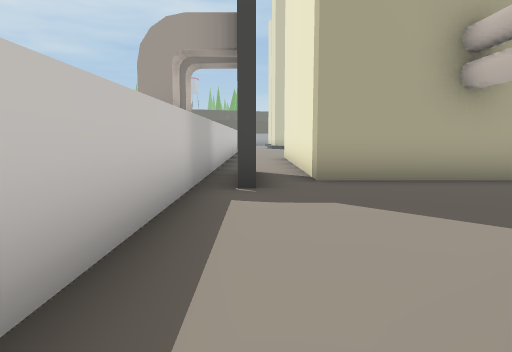
View 1 (above)

24 first-person views from a walk through a Unity game level. The camera is 1.4 m above the floor, tilts 6° down and sees 70° across. The floor is counted in squares, 2 m on a side. Each view is taken from the middle of a square. On the plan, view 1 faces up. The plan holds only what a view shows up to about 11 squares ahead; the rest is blank. The place goes on beyond the plan. The player is left out. Some animated figures are left out. Some surface patterns are stand-ins.

View 2
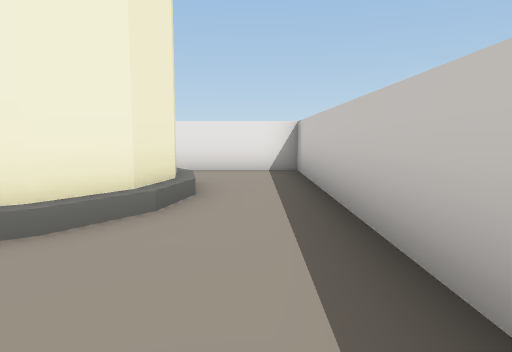

View 3
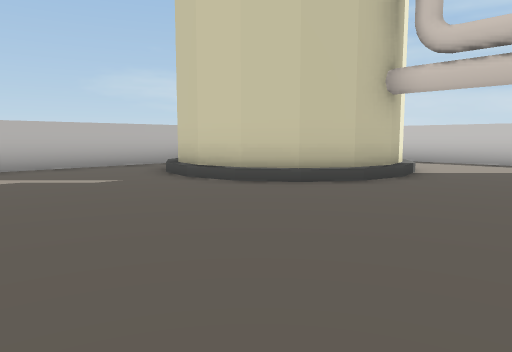

View 4
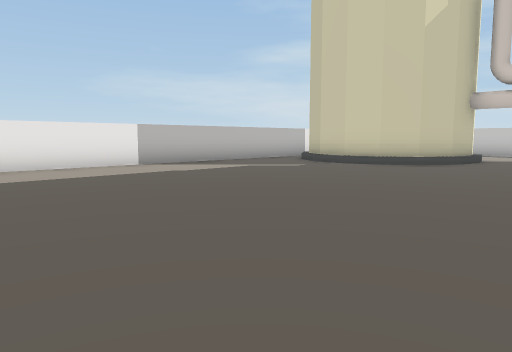

View 5
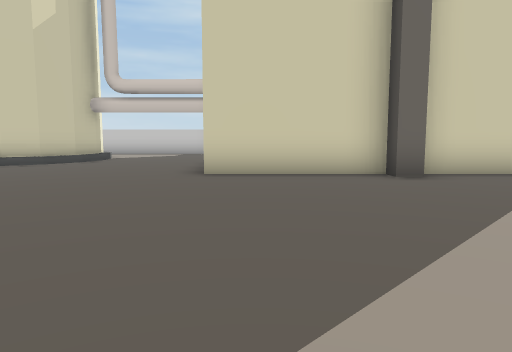

View 6
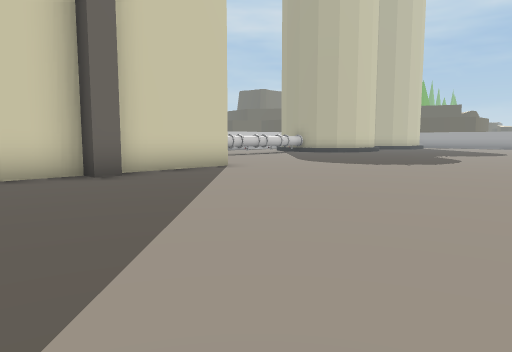

View 7
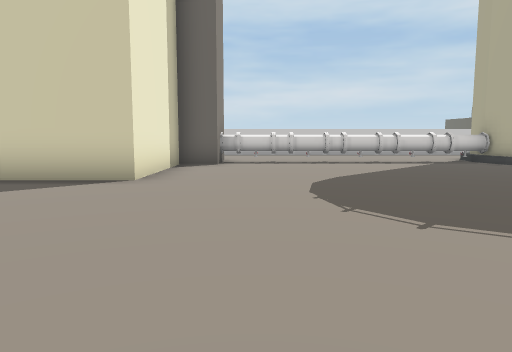

View 8
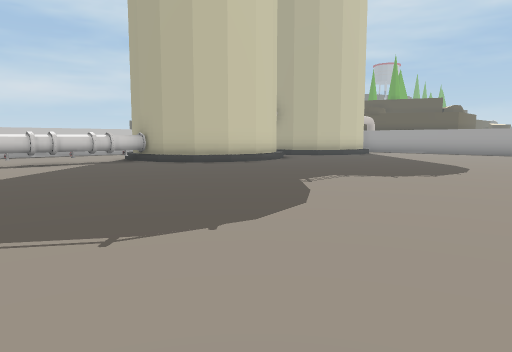

View 9
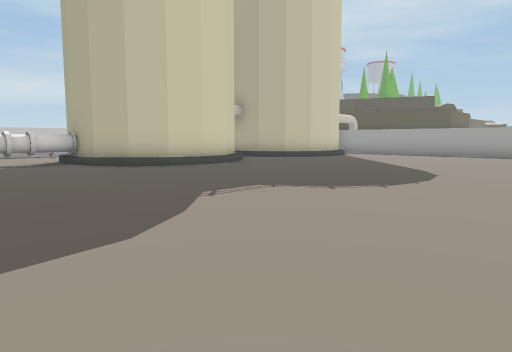

View 10
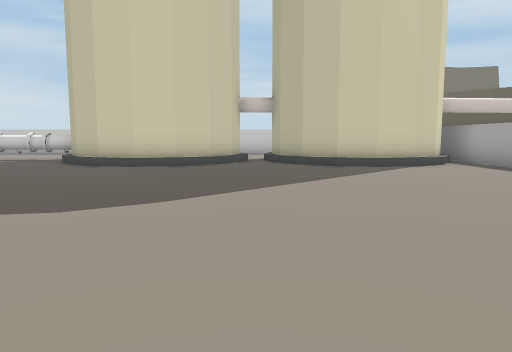

View 11
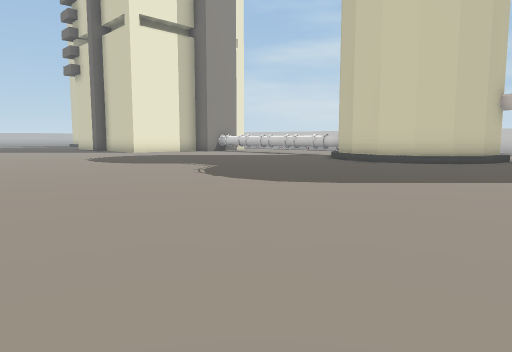

View 12
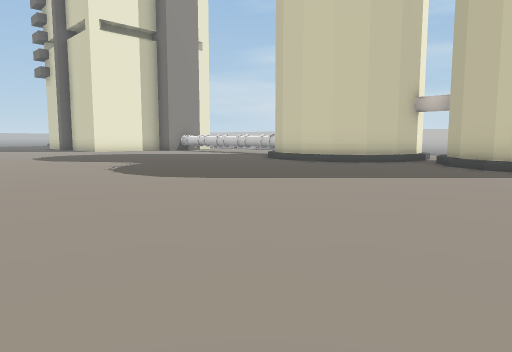

View 13
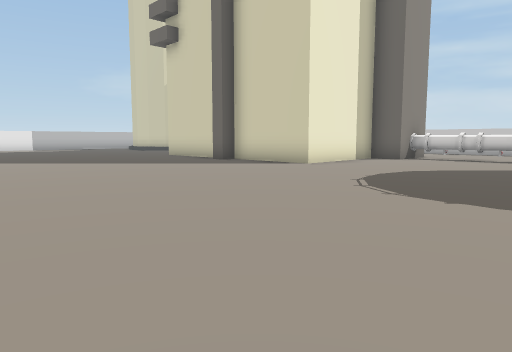

View 14
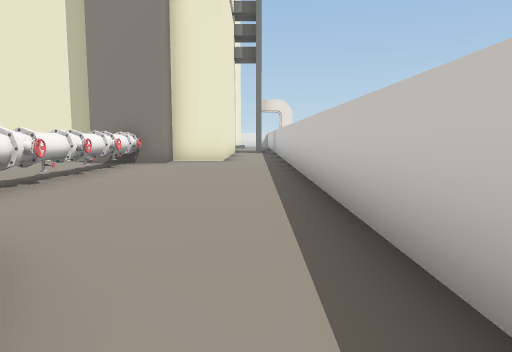

View 15
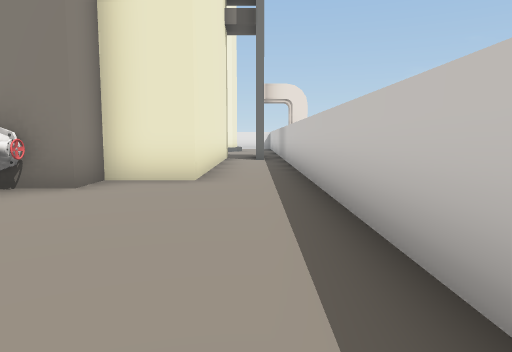

View 16
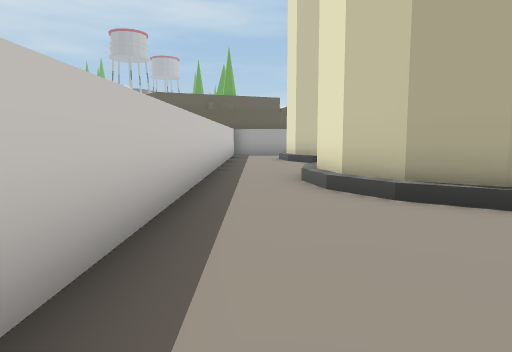

View 17
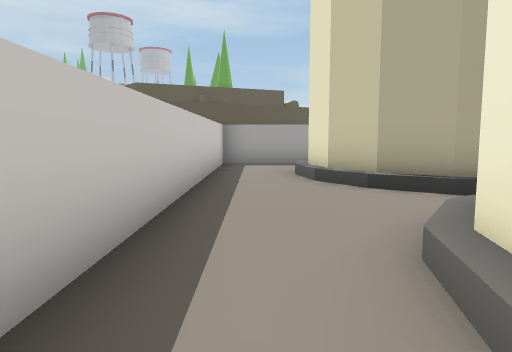

View 18
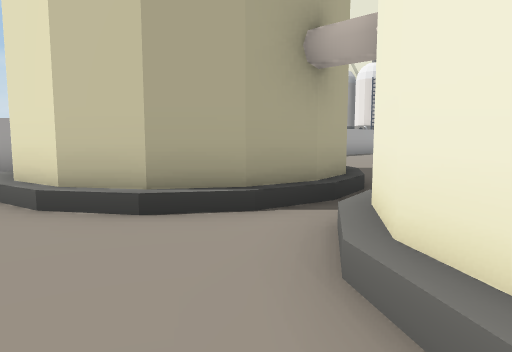

View 19
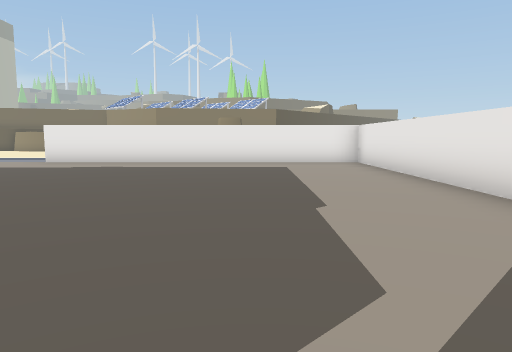

View 20
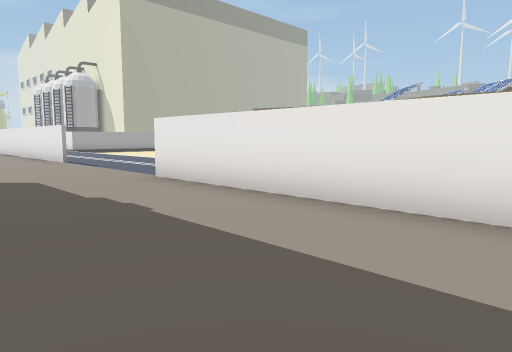

View 21
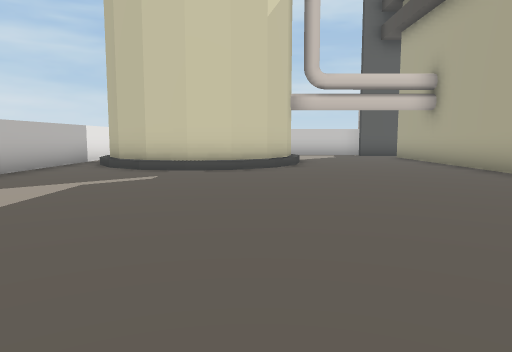

View 22
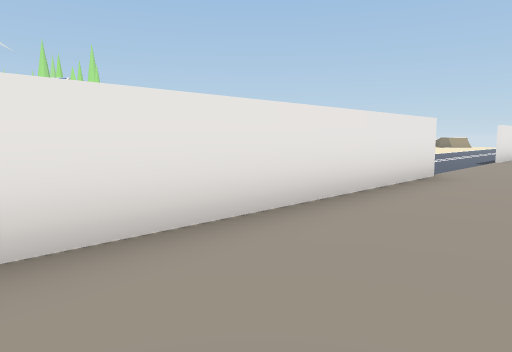

View 23
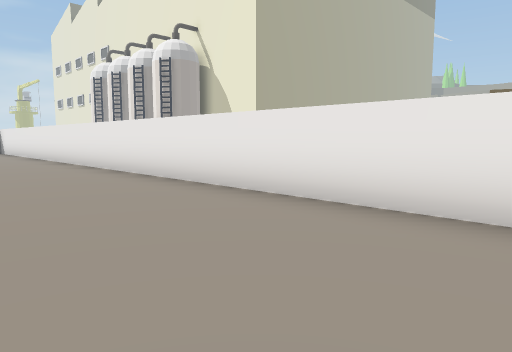

View 24
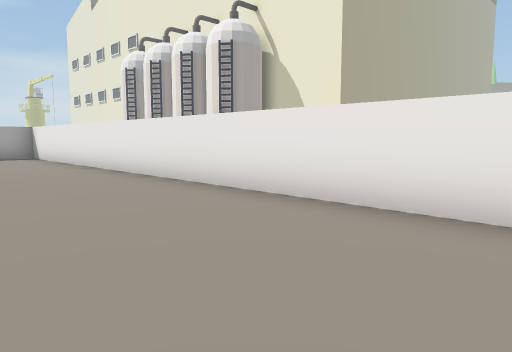

### Floor plan
Key: @ floor where view 1 was taken; # wall or solid block; . floor; T thing the floor can be seen under or through; O other object.
Columns run from 1 left of view 1 to 17 right of it. Each row starts with its distance up from view 1.
 31 #.     #..........#
 30 #.#    #..........#
 29 #.##  ##..........#
 28 #..####...........#
 27 #.................#
 26 #..####...........#
 25 #.##  ##..........#
 24 #.##  ##..........#
 23 #.##  ##..........#
 22 #..####...........#
 21 #...O.............#
 20 #...OO............#
 19 #...OO............#
 18 #...O.............#
 17 #...OO............#
 16 #...OO............#
 15 #...O.............#
 14 #...##............#
 13 #.########........#
 12 #.#      #........#
 11 #.#      #........#
 10 #.#      #........#
  9 #.#      #.........
  8 #.#      #.........
  7 ###      #.........
  6 ##########.........
  5 #T.................
  4 #.................#
  3 #.................#
  2 #...##............#
  1 #..####...........#
  0 #@##  ##..........#
 -1 #.#   ##..........#
 -2 #..  ##...........#
 -3 #..  #............#
 -4 ###################

Positions as (right, up) in squares from view 1, and headings:
1: (0, 0), facing up
2: (0, 4), facing down
3: (10, 5), facing down-left
4: (15, 5), facing down-left
5: (15, 7), facing left
6: (15, 7), facing up-left
7: (14, 15), facing left
8: (14, 16), facing up-left
9: (14, 18), facing up-left
10: (15, 27), facing left
11: (16, 29), facing down-left
12: (15, 31), facing down-left
13: (16, 19), facing down-left
14: (0, 24), facing down
15: (0, 19), facing down
16: (0, 18), facing up
17: (0, 23), facing up
18: (0, 25), facing up-right
19: (7, -1), facing right
20: (14, -1), facing up-right
21: (14, 1), facing left
22: (15, 17), facing down-right
23: (14, 14), facing up-right
24: (14, 19), facing up-right
